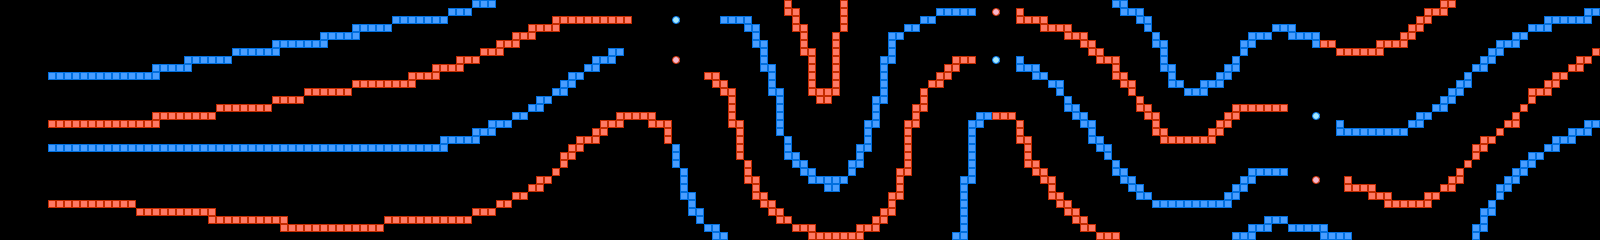

This game map was drawn from its Tiled (.tmx) file and the tilesets committed beside it. A one-line description and the trimmed map source follow:
An orthogonal 200x30 tile map with 8x8 px tiles, 1 tile layer (layer).

<map version="1.0" orientation="orthogonal" width="200" height="30" tilewidth="8" tileheight="8">
 <tileset firstgid="1" name="chip" tilewidth="8" tileheight="8">
  <image source="chip.png" width="128" height="128" />
 </tileset>
 <layer name="layer" width="200" height="30">
  <properties>
   <property name="object" value="true" />
  </properties>
  <data>[6000 cells, 864 non-empty, 4 distinct tile ids]</data>
 </layer>
</map>
